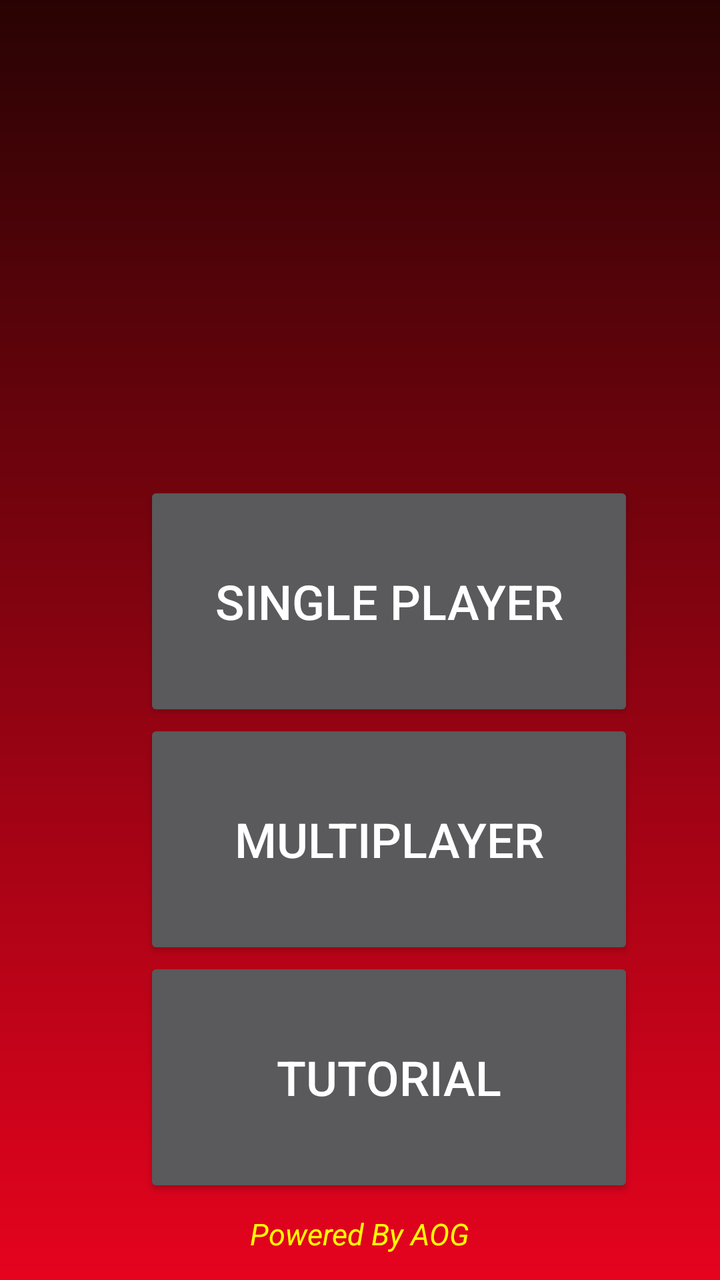
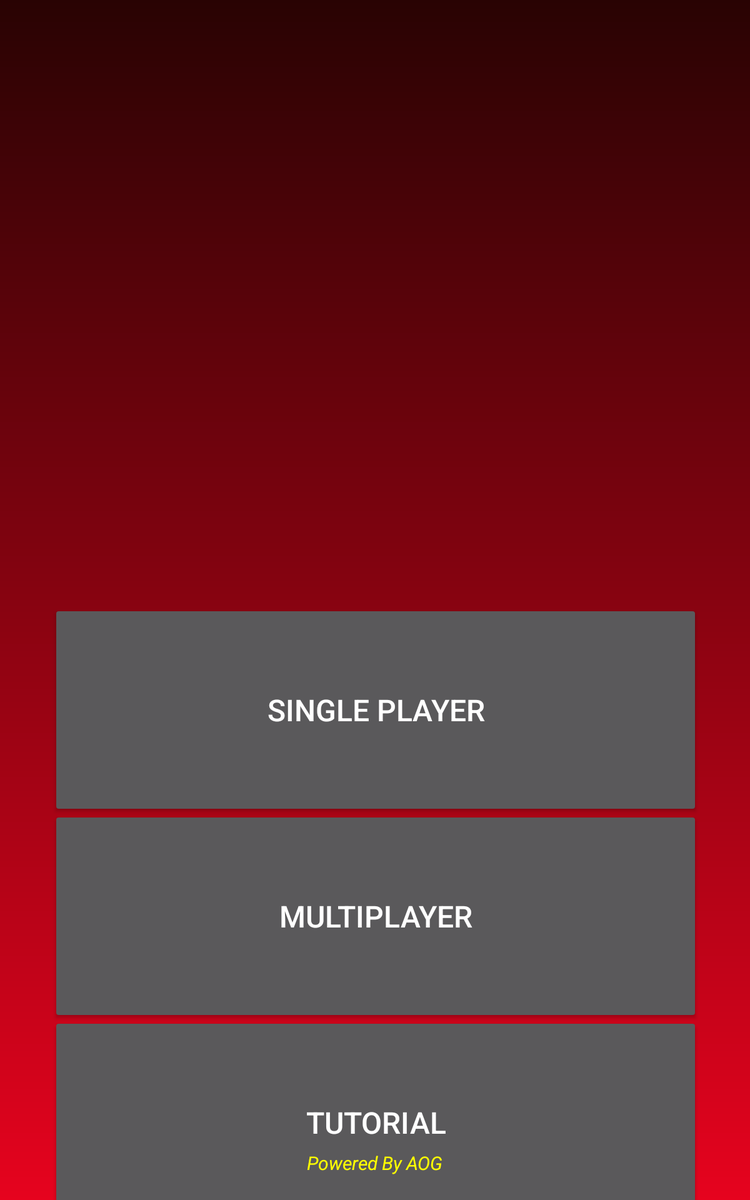

First picture: res/layout/ on a phone held upright. Second picture: the repository's own variant of that layout, on a device whose configuration matches the variant's folder. Source for both follows.
<!-- AndroidManifest.xml: application theme Theme.TicTacToe -->
<!-- res/layout/activity_starting_page.xml -->
<?xml version="1.0" encoding="utf-8"?>
<androidx.constraintlayout.widget.ConstraintLayout xmlns:android="http://schemas.android.com/apk/res/android"
    xmlns:app="http://schemas.android.com/apk/res-auto"
    xmlns:tools="http://schemas.android.com/tools"
    android:layout_width="match_parent"
    android:layout_height="match_parent"
    tools:context="StartingPage">

    <RelativeLayout
        android:id="@+id/relativeLayout2"
        android:layout_width="390dp"
        android:layout_height="226dp"
        android:layout_centerHorizontal="true"
        android:layout_centerVertical="true"
        app:layout_constraintEnd_toEndOf="parent"
        app:layout_constraintStart_toStartOf="parent"
        app:layout_constraintTop_toTopOf="parent">

        <ImageView
            android:id="@+id/imageView"
            android:layout_width="wrap_content"
            android:layout_height="wrap_content"
            android:layout_centerHorizontal="true"
            android:layout_centerVertical="true" />
    </RelativeLayout>

    <RelativeLayout
        android:id="@+id/relativeLayout"
        android:layout_width="389dp"
        android:layout_height="370dp"
        app:layout_constraintBottom_toBottomOf="parent"
        app:layout_constraintTop_toBottomOf="@+id/relativeLayout2"
        app:layout_constraintVertical_bias="0.33"
        tools:layout_editor_absoluteX="4dp">

        <Button
            android:id="@+id/SinglePlayer"
            android:layout_width="match_parent"
            android:layout_height="120dp"
            android:layout_centerHorizontal="true"
            android:layout_marginStart="72dp"
            android:layout_marginLeft="72dp"
            android:layout_marginEnd="72dp"
            android:layout_marginRight="73dp"
            android:text="Single Player"
            android:textSize="24dp" />

        <Button
            android:id="@+id/MultiPlayer"
            android:layout_width="match_parent"
            android:layout_height="120dp"
            android:layout_centerHorizontal="true"
            android:layout_marginStart="72dp"
            android:layout_marginLeft="72dp"
            android:layout_marginTop="119dp"
            android:layout_marginEnd="72dp"
            android:layout_marginRight="72dp"
            android:text="MultiPlayer"
            android:textSize="24dp" />

        <Button
            android:id="@+id/Tutorial"
            android:layout_width="match_parent"
            android:layout_height="120dp"
            android:layout_centerHorizontal="true"
            android:layout_marginStart="72dp"
            android:layout_marginLeft="70dp"
            android:layout_marginTop="238dp"
            android:layout_marginEnd="72dp"
            android:layout_marginRight="74dp"
            android:text="Tutorial"
            android:textSize="24dp">

        </Button>
    </RelativeLayout>

    <TextView
        android:layout_width="wrap_content"
        android:layout_height="wrap_content"
        android:text="Powered By AOG"
        android:textColor="@color/yellow"
        android:textSize="15dp"
        android:textStyle="italic"
        app:layout_constraintBottom_toBottomOf="parent"
        app:layout_constraintEnd_toEndOf="parent"
        app:layout_constraintStart_toStartOf="parent"
        app:layout_constraintTop_toTopOf="parent"
        app:layout_constraintVertical_bias="0.979" />


</androidx.constraintlayout.widget.ConstraintLayout>
<!-- resources referenced by this layout -->
<resources>
  <color name="yellow">#FFFF00</color>
  <style name="Theme.TicTacToe" parent="Theme.AppCompat.NoActionBar">
          
          <item name="colorPrimary">#420505</item>
          <item name="colorPrimaryVariant">@color/black</item>
          <item name="colorOnPrimary">@color/white</item>
          
          <item name="android:statusBarColor" tools:targetApi="l">?attr/colorPrimaryVariant</item>
          
          <item name="android:windowBackground">@drawable/gradient_drawable</item>
  
  
      </style>
  <color name="black">#FF000000</color>
  <color name="white">#FFFFFFFF</color>
  <!-- drawable gradient_drawable (drawable) -->
  <?xml version="1.0" encoding="utf-8"?>
   <shape
      android:shape = "rectangle"
      xmlns:android = "http://schemas.android.com/apk/res/android" >
  
      <gradient
          android:startColor = "#290303"
          android:endColor = "#E6031E"
          android:angle = "270"
          android:type = "linear"/>
  </shape>
</resources>
<!-- res/layout-sw600dp/activity_starting_page.xml (the author's variant of the layout above) -->
<!-- drawn on a 7-inch tablet held upright -->
<?xml version="1.0" encoding="utf-8"?>
<androidx.constraintlayout.widget.ConstraintLayout xmlns:android="http://schemas.android.com/apk/res/android"
    xmlns:app="http://schemas.android.com/apk/res-auto"
    xmlns:tools="http://schemas.android.com/tools"
    android:layout_width="match_parent"
    android:layout_height="match_parent"
    tools:context="StartingPage">


    <RelativeLayout
        android:id="@+id/relativeLayout2"
        android:layout_width="578dp"
        android:layout_height="496dp"
        android:layout_centerHorizontal="true"
        android:layout_centerVertical="true"
        app:layout_constraintEnd_toEndOf="parent"
        app:layout_constraintStart_toStartOf="parent"
        app:layout_constraintTop_toTopOf="parent">

        <ImageView
            android:id="@+id/imageView"
            android:layout_width="wrap_content"
            android:layout_height="wrap_content"
            android:layout_centerHorizontal="true"
            android:layout_centerVertical="true" />
    </RelativeLayout>

    <RelativeLayout
        android:id="@+id/relativeLayout"
        android:layout_width="663dp"
        android:layout_height="509dp"
        app:layout_constraintBottom_toBottomOf="parent"
        app:layout_constraintEnd_toEndOf="parent"
        app:layout_constraintHorizontal_bias="0.502"
        app:layout_constraintStart_toStartOf="parent"
        app:layout_constraintTop_toBottomOf="@+id/relativeLayout2"
        app:layout_constraintVertical_bias="0.298">

        <Button
            android:id="@+id/SinglePlayer"
            android:layout_width="match_parent"
            android:layout_height="170dp"
            android:layout_centerHorizontal="true"
            android:layout_marginStart="72dp"
            android:layout_marginLeft="72dp"
            android:layout_marginEnd="72dp"
            android:layout_marginRight="73dp"
            android:text="Single Player"
            android:textSize="24dp" />

        <Button
            android:id="@+id/MultiPlayer"
            android:layout_width="match_parent"
            android:layout_height="170dp"
            android:layout_centerHorizontal="true"
            android:layout_marginStart="72dp"
            android:layout_marginLeft="72dp"
            android:layout_marginTop="165dp"
            android:layout_marginEnd="72dp"
            android:layout_marginRight="72dp"
            android:text="MultiPlayer"
            android:textSize="24dp" />

        <Button
            android:id="@+id/Tutorial"
            android:layout_width="match_parent"
            android:layout_height="170dp"
            android:layout_centerHorizontal="true"
            android:layout_marginStart="72dp"
            android:layout_marginLeft="70dp"
            android:layout_marginTop="330dp"
            android:layout_marginEnd="72dp"
            android:layout_marginRight="74dp"
            android:text="Tutorial"
            android:textSize="24dp">

        </Button>
    </RelativeLayout>

    <TextView
        android:layout_width="wrap_content"
        android:layout_height="wrap_content"
        android:text="Powered By AOG"
        android:textColor="@color/yellow"
        android:textSize="15dp"
        android:textStyle="italic"
        app:layout_constraintBottom_toBottomOf="parent"
        app:layout_constraintEnd_toEndOf="parent"
        app:layout_constraintStart_toStartOf="parent"
        app:layout_constraintTop_toTopOf="parent"
        app:layout_constraintVertical_bias="0.979" />

</androidx.constraintlayout.widget.ConstraintLayout>
